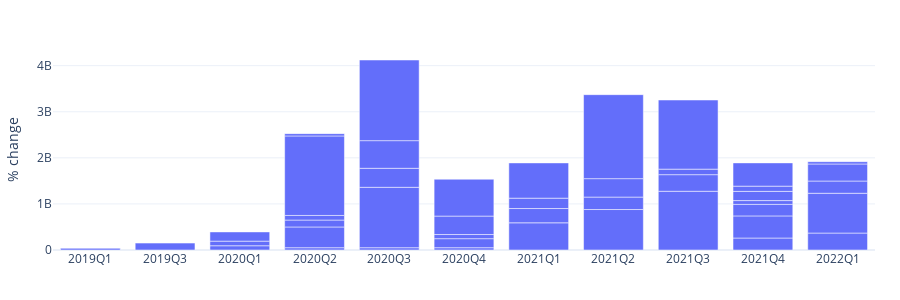

Notebook code cell kept with this figure:
### Code cell
### ESG VOLUMES
fig2 = go.Figure(data=[
   go.Bar(name='ESG_q', x=esg_q_stats.index, y=esg_q_stats['Size_m']*1e5)
    #go.Bar(name='SP500', x=plotlydf_portfval['date'], y=plotlydf_portfval['sp500_pctch'])
])


# Change the bar mode
fig2.update_layout(barmode='group')
fig2.layout.template = CHART_THEME
fig2.layout.height=300
fig2.update_layout(margin = dict(t=50, b=50, l=25, r=25))
fig2.update_layout(
#     title='% variation - Portfolio vs SP500',
    xaxis_tickfont_size=12,
    yaxis=dict(
        title='% change',
        titlefont_size=14,
        tickfont_size=12,
        ))
fig2.update_layout(legend=dict(
    yanchor="top",
    y=0.99,
    xanchor="right",
    x=0.99))

fig2.show()

### Figure 1 — Plotly figure (JSON) as saved in the notebook; plotly's stock layout.template omitted (floating-point values rounded to 4 significant figures)
{"data": [{"name": "ESG_q", "type": "bar", "x": ["2019Q1", "2019Q3", "2020Q1", "2020Q1", "2020Q1", "2020Q2", "2020Q2", "2020Q2", "2020Q2", "2020Q2", "2020Q2", "2020Q3", "2020Q3", "2020Q3", "2020Q3", "2020Q3", "2020Q4", "2020Q4", "2020Q4", "2020Q4", "2020Q4", "2021Q1", "2021Q1", "2021Q1", "2021Q1", "2021Q2", "2021Q2", "2021Q2", "2021Q2", "2021Q3", "2021Q3", "2021Q3", "2021Q3", "2021Q4", "2021Q4", "2021Q4", "2021Q4", "2021Q4", "2021Q4", "2021Q4", "2022Q1", "2022Q1", "2022Q1", "2022Q1", "2022Q1"], "y": [37500000, 150000000, 92500000, 100000000, 200000000, 50000000, 450000000, 150000000, 100000000, 1725000000, 50000000, 50000000, 1310500000, 412500000, 600000000, 1750000000, 50000000, 196000000, 90000000, 400000000, 800000000, 590000000, 310000000, 225000000, 765000000, 878200000, 270000000, 400000000, 1822500000, 1274900000, 360000000, 120000000, 1500000000, 260000000, 480000000, 250000000, 82500000, 200000000, 113000000, 505000000, 367500000, 864100000.0, 265000000, 370000000, 50000000]}], "layout": {"barmode": "group", "height": 300, "legend": {"x": 0.99, "xanchor": "right", "y": 0.99, "yanchor": "top"}, "margin": {"b": 50, "l": 25, "r": 25, "t": 50}, "xaxis": {"tickfont": {"size": 12}}, "yaxis": {"tickfont": {"size": 12}, "title": {"font": {"size": 14}, "text": "% change"}}}}
